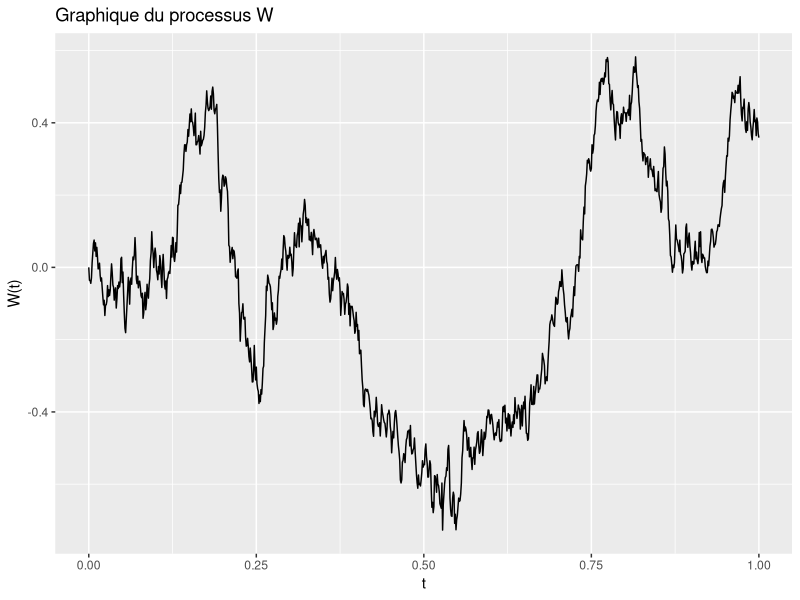
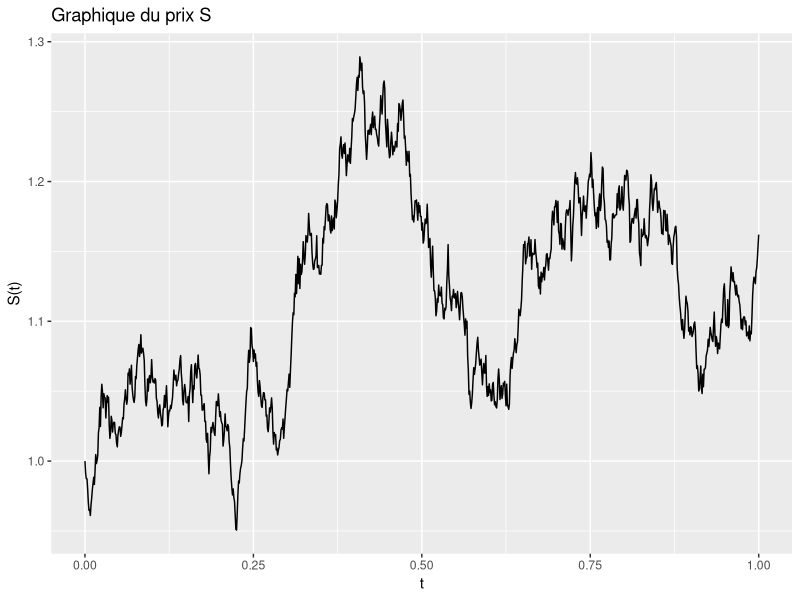
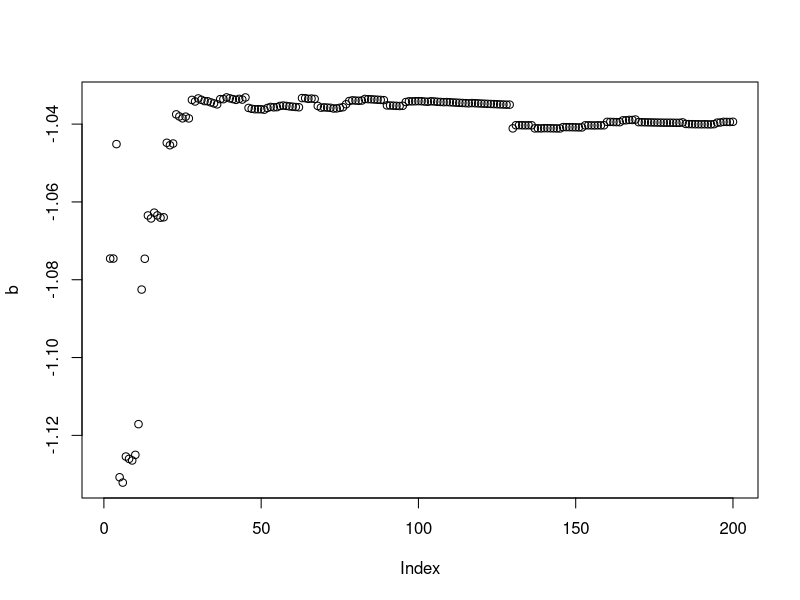
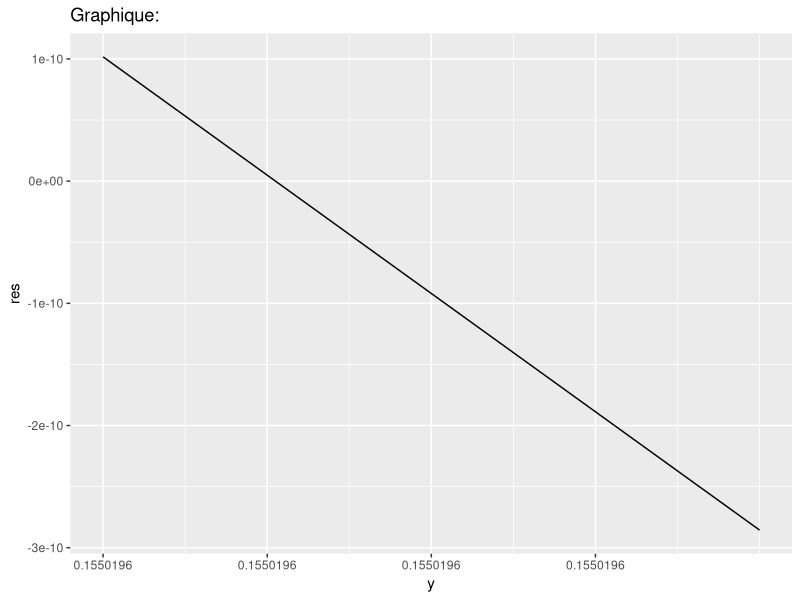

These figures' R source, in order:
#BERRAHO Aya & MARGHT Abde-rrahman

rm(list=ls())
library(ggplot2)

#Suppositions de l'énoncé
r <- 0
S0 <- 1
t0 <- 0
T <- 1
K <- 1
sigma <-0.25

#Constantes a fixer
n <- 1000
N <- 1000

#Question 1#

#Grille de discrétisation  
t <- seq(0,T,T/n)
delta <- T/n

#Simulation du mouvement brownien 
mouvement_brownien <- function(n){
  W <- numeric(n+1)
  W[1] <- 0
  for (i in 1:n) {
    Z <- rnorm(1)
    W[i+1] <- W[i] + sqrt(t[i+1] - t[i]) * Z
  }
  return(W)
}

W <- mouvement_brownien(n)

# Tracé du graphique
df <- data.frame(t = t, W = W)
ggplot(df, aes(x = t, y = W)) +
  geom_line() +
  labs(x = "t", y = "W(t)", title = "Graphique du processus W")

prix_actif <- function(n){
  S <- numeric(n)
  W <- mouvement_brownien(n)
  S <- S0*exp((r-sigma^2/2)*t+sigma*W)
  return(S)
}

S <- prix_actif(n)

# Tracé du graphique
df <- data.frame(t = t, S = S)
ggplot(df, aes(x = t, y = S)) +
  geom_line() +
  labs(x = "t", y = "S(t)", title = "Graphique du prix S")

#Calcul du prix E[G]
phi <- function(X){
  res <- X-K
  res[res<0] <- 0
  return (res)
}

A_n<- function(n,N){ #Simule un vecteur de taille N idd A-n^T
  A <- numeric(N)
  for (i in 1:N){
    S <- prix_actif(n)
    A[i] <- mean(S)
  }
  return (A)
}

MC <- function(n,N){
  A <- A_n(n,N)
  h <- phi(A)
  return(c(mean(h),var(h)/N))
}
prix_MC <- MC(n,N)

#2

S_V2 <- function(n,W){
  S <- numeric(n+1)
  for(i in 1:n+1){
    S[i] <- S0*exp( (r-(sigma^2)/2)*t[i] + sigma * W[i])
  }
  return(S)
}
A_n_V2 <- function(n,W){ #Simule un vecteur de taille 1 de loi A-n^T
  S <- S_V2(n,W)
  return (mean(S))
}

MC_ANT <- function(n,N){
  A <- numeric(N)
  B <- numeric(N)
  for(i in 1:N){
    W <- mouvement_brownien(n)
    A[i] <- A_n_V2(n,W) - K
    B[i] <- A_n_V2(n,(-1)*W) - K
  }
  A[A<0] <- 0
  B[B<0] <- 0
  h <- 0.5*(A+B)
  return(c(mean(h),var(h)/(4*N)))
}
  
prix_MC_ANTI <- MC_ANT(n,N)

#3
l <- (sqrt(6*(n+1))*sigma)/(4*n*sqrt(2*n+1))
m <- sigma/n * sqrt((n+1)*(2*n+1)/6)
F2 <- pnorm(l)
F1 <- pnorm(l,m,1)
mu <- exp((m**2)/2 - (sigma**2)*(n+1)/(4*n))*(1-F1)-(1-F2)


b_optimal <- function(m){
  b <- numeric(m)
  A <- numeric(m)
  Y <- numeric(m)
  for (i in 1:m){
    S <- prix_actif(n)
    A[i] <- phi(mean(S))
    Y[i] <- max(0,(prod(S)^(1/n))-K)
  }
  for(i in 1:m){
    num <- sum( (A[1:i]-mean(A[1:i]))*(Y[1:i]-mean(Y[1:i])))
    denom <- sum((Y[1:i]-mean(Y[1:i]))**2)
    b[i] <- -num/denom
  }
  return(b)
}

m <- 200
b <- b_optimal(m)
plot(b) #on prend donc n0 = 50

n0 <- 100
b_n0 <- b[n0]

MC_C <- function(n,N){
  A <- numeric(N)
  Y <- numeric(N)
  for (i in 1:N){
    S <- prix_actif(n)
    A[i] <- mean(S)
    Y[i] <- max(0,(prod(S)^(1/n))-K)
  }
  h <- phi(A)+b_n0*(Y-mu)
  return(c(mean(h), var(h)/N))
}
prix_MC_C <- MC_C(n,N)


#4
#a

Z<- rnorm(n)

g <- function(Z){
  res <- max(0,g_tilde(Z)-K)
  return(res)
}

g_tilde <- function(Z){
  G <- numeric(n)
  for(i in 1:n){
    G[i] <- exp( (r-(sigma**2)/2)*t[i] + sigma*sum(Z[1:i])/sqrt(n))
  }
  res <- S0* mean(G)
  return(res)
}




#4
#c

vecteur_z_S <- function(y,n){
  z <- numeric(n)
  S <- numeric(n)
  z[1] <- sigma*sqrt(delta)*(y+K)/y
  for(j in 2:n){
    S[j] <- S0*exp(-(sigma**2)*t[j]/2 + sigma*sqrt(delta)*sum(z[1:j]))
    z[j] <- z[j-1] - sigma*sqrt(delta)*S[j-1]/(n*y)
  }
  return(c(z,S))
}

zS <- vecteur_z_S(2,n)
z <- zS[1:n]
S <- zS[n:length(zS)]
S

abs <- seq(0.1550196035,0.1550196037,length.out=100)
res <- numeric(length(abs))
for(i in 1:length(abs)){
  res[i] <- mean(vecteur_z_S(abs[i],N)[n:length(zS)])-K-abs[i]
}


df <- data.frame(x = abs, y = res)
ggplot(df, aes(x = abs, y = res)) +
  geom_line() +
  labs(x = "y", y = "res", title = "Graphique:")

# Avec la methode de bifurcation, je trouve y_hat = 0.1550196035
y_hat <- 0.1550196035
mu_hat <- vecteur_z_S(y_hat,n)[1:n]


MC_EP <- function(n,N){
  h<-numeric(N)
  for(i in 1:N){
    Z <- rnorm(n)
    h[i] <- g(Z+mu_hat)*exp(- mu_hat%*%Z - 0.5 *mu_hat%*%mu_hat)
  }
  return(c(mean(h),var(h)/N))
}
prix_MC_EP <- MC_EP(n,N)

